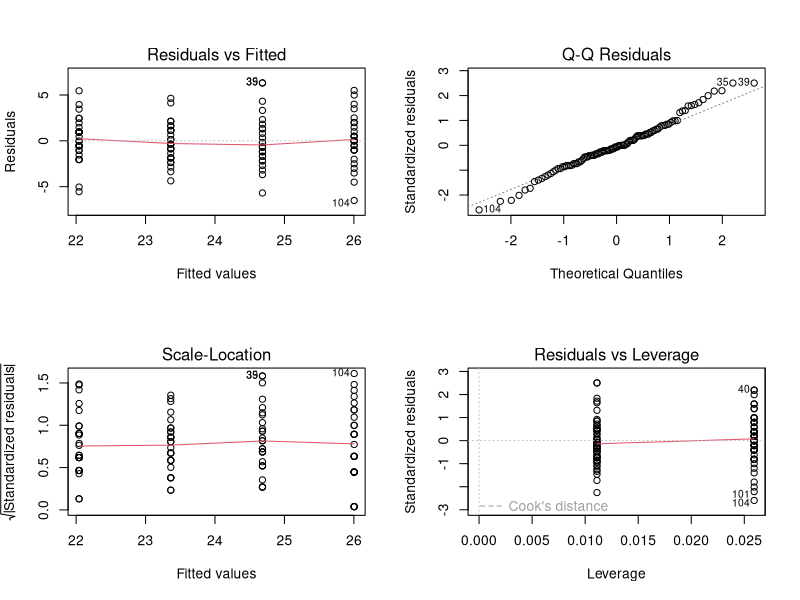
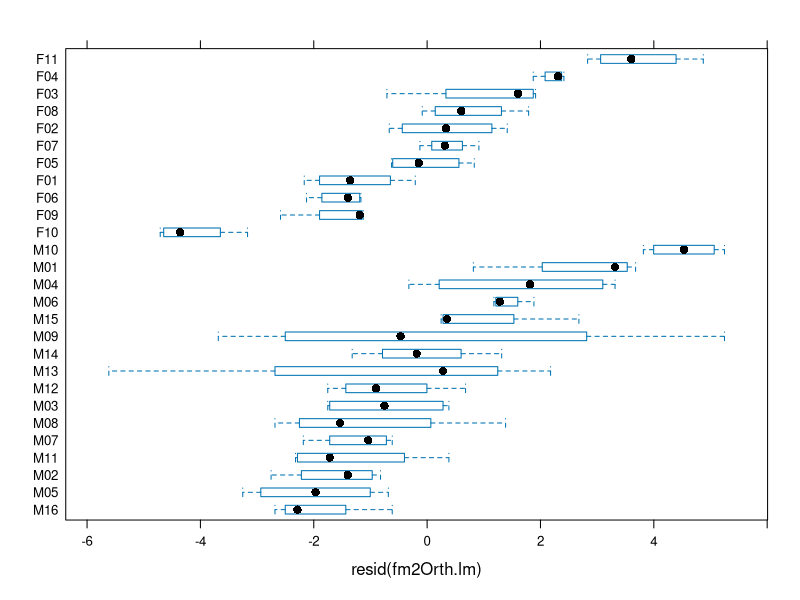
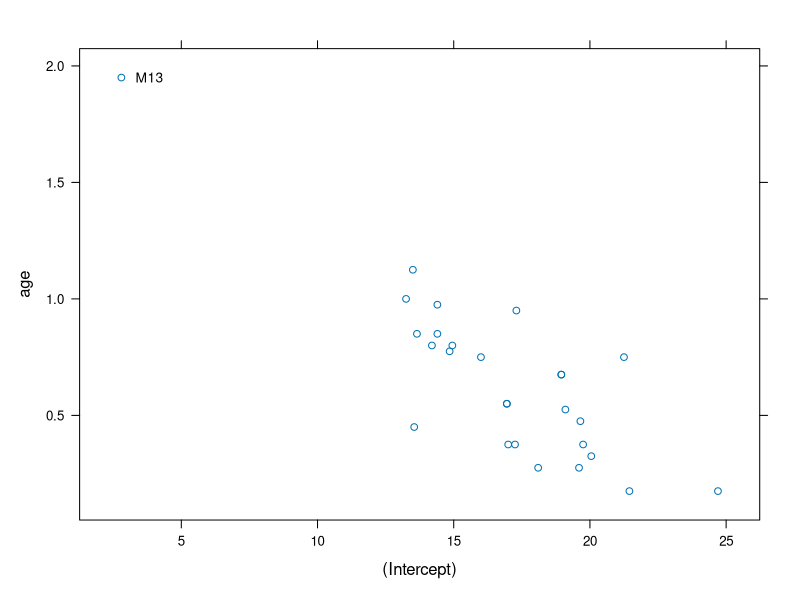
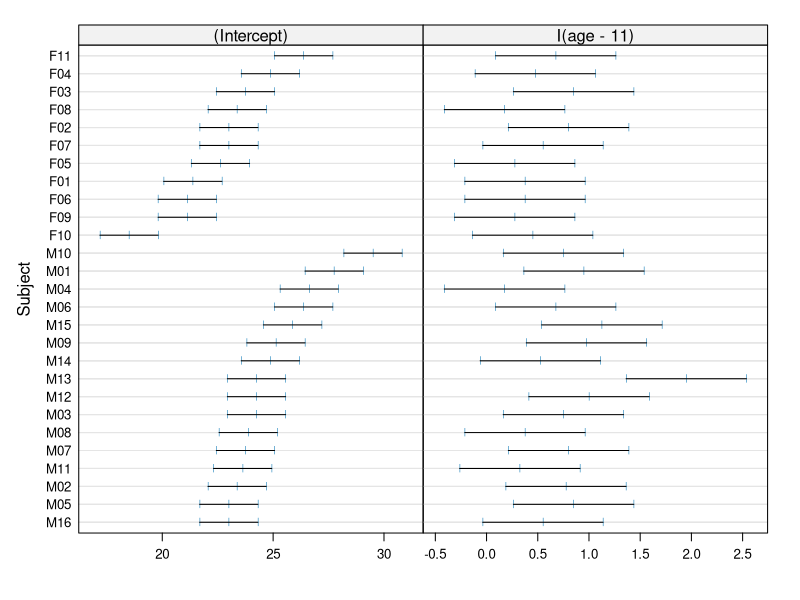
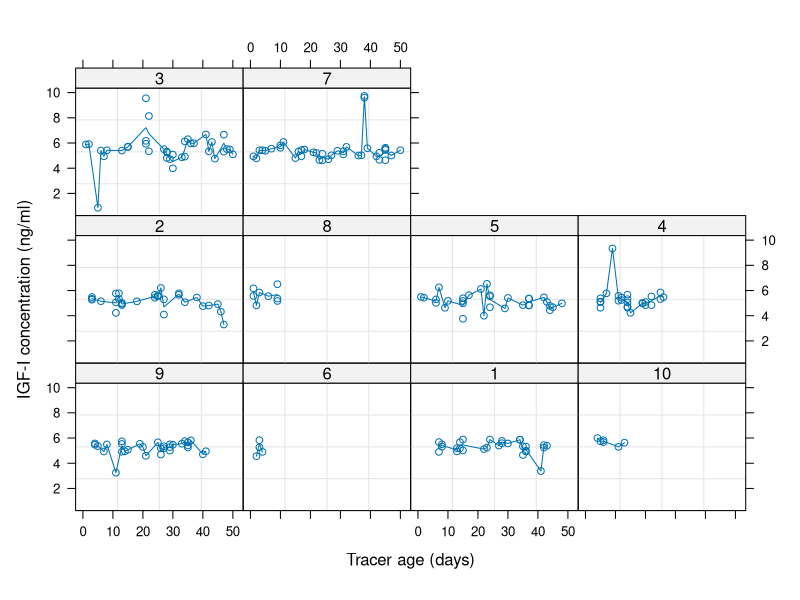
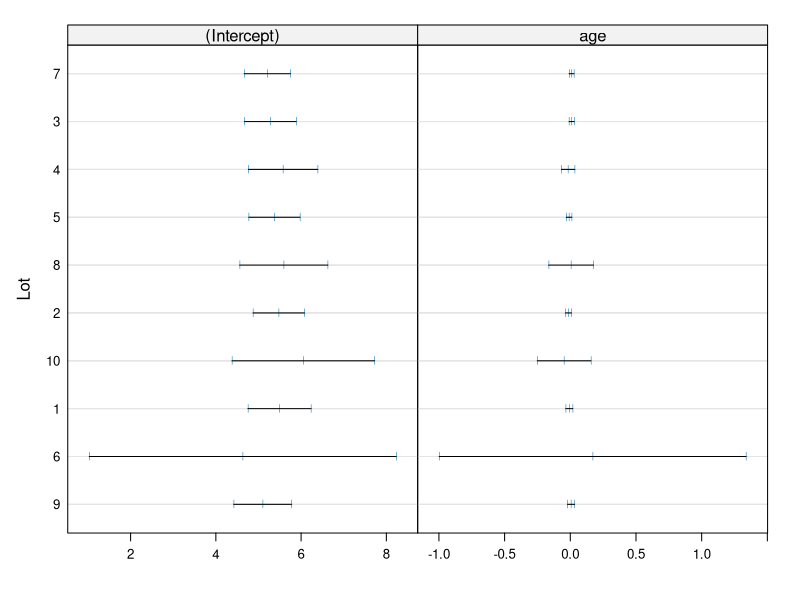
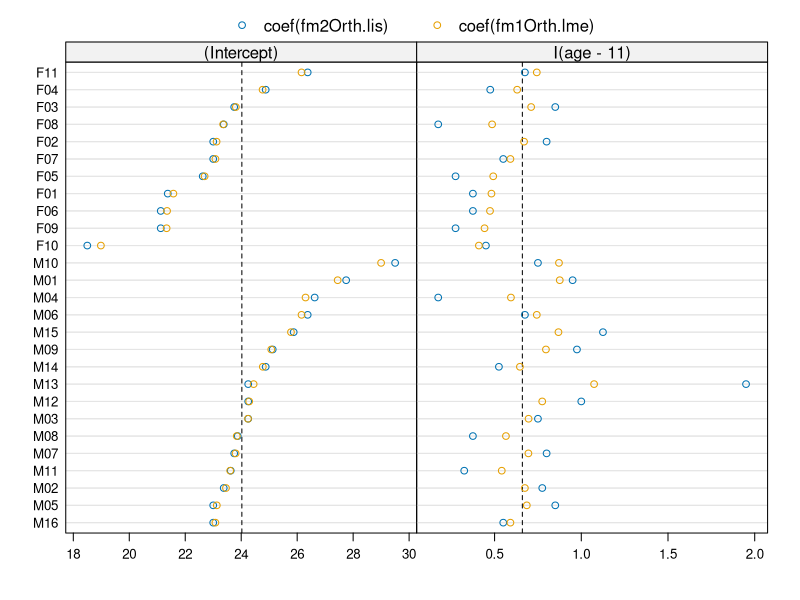
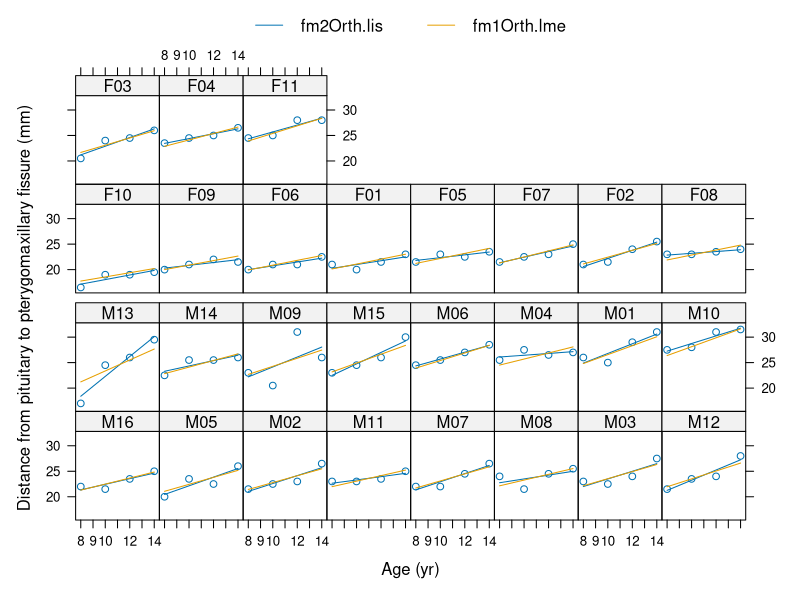

Reproduce these figures in R, in order.
#-*- R -*-

# initialization

library(nlme)
library(lattice)
options(width = 65, digits = 5)
options(contrasts = c(unordered = "contr.helmert", ordered = "contr.poly"))
pdf(file = 'ch04.pdf')

# Chapter 4    Fitting Linear Mixed-Effects Models

# 4.1 Fitting Linear Models in S with lm and lmList

fm1Orth.lm <- lm(distance ~ age, Orthodont)
fm1Orth.lm
par(mfrow=c(2,2))
plot(fm1Orth.lm)                               # Figure 4.1
fm2Orth.lm <- update(fm1Orth.lm, formula = distance ~ Sex*age)
summary(fm2Orth.lm)
fm3Orth.lm <- update(fm2Orth.lm, formula = . ~ . - Sex)
summary(fm3Orth.lm)
bwplot(getGroups(Orthodont)~resid(fm2Orth.lm)) # Figure 4.2
fm1Orth.lis <- lmList(distance ~ age | Subject, Orthodont)
getGroupsFormula(Orthodont)
fm1Orth.lis <- lmList(distance ~ age, Orthodont)
formula(Orthodont)
fm1Orth.lis <- lmList(Orthodont)
fm1Orth.lis
summary(fm1Orth.lis)
pairs(fm1Orth.lis, id = 0.01, adj = -0.5)      # Figure 4.3
fm2Orth.lis <- update(fm1Orth.lis, distance ~ I(age-11))
intervals(fm2Orth.lis)
plot(intervals(fm2Orth.lis))                   # Figure 4.5
IGF
plot(IGF)                                      # Figure 4.6
fm1IGF.lis <- lmList(IGF)
coef(fm1IGF.lis)
plot(intervals(fm1IGF.lis))                    # Figure 4.7
fm1IGF.lm <- lm(conc ~ age, data = IGF)
summary(fm1IGF.lm)

# 4.2 Fitting Linear Mixed-Effects Models with lme

fm1Orth.lme <- lme(distance ~ I(age-11), data = Orthodont,
                     random = ~ I(age-11) | Subject)
fm1Orth.lme <- lme(distance ~ I(age-11), data = Orthodont)
fm1Orth.lme <- lme(fm2Orth.lis)
fm1Orth.lme
fm2Orth.lme <- update(fm1Orth.lme, distance~Sex*I(age-11))
summary(fm2Orth.lme)
fitted(fm2Orth.lme, level = 0:1)
resid(fm2Orth.lme, level = 1)
resid(fm2Orth.lme, level = 1, type = "pearson")
newOrth <- data.frame(Subject = rep(c("M11","F03"), c(3, 3)),
                      Sex = rep(c("Male", "Female"), c(3, 3)),
                      age = rep(16:18, 2))
predict(fm2Orth.lme, newdata = newOrth)
predict(fm2Orth.lme, newdata = newOrth, level = 0:1)
fm2Orth.lmeM <- update(fm2Orth.lme, method = "ML")
summary(fm2Orth.lmeM)
compOrth <-
      compareFits(coef(fm2Orth.lis), coef(fm1Orth.lme))
compOrth

plot(compOrth, mark = fixef(fm1Orth.lme)) # Figure 4.8
## Figure 4.9
plot(comparePred(fm2Orth.lis, fm1Orth.lme, length.out = 2),
     layout = c(8,4), between = list(y = c(0, 0.5, 0)))
plot(compareFits(ranef(fm2Orth.lme), ranef(fm2Orth.lmeM)),
     mark = c(0, 0))
fm4Orth.lm <- lm(distance ~ Sex * I(age-11), Orthodont)
summary(fm4Orth.lm)
anova(fm2Orth.lme, fm4Orth.lm)
#fm1IGF.lme <- lme(fm1IGF.lis)
#fm1IGF.lme
#intervals(fm1IGF.lme)
#summary(fm1IGF.lme)
pd1 <- pdDiag(~ age)
pd1
formula(pd1)
#fm2IGF.lme <- update(fm1IGF.lme, random = pdDiag(~age))
(fm2IGF.lme <- lme(conc ~ age, IGF,
                   random = pdDiag(~age)))
#anova(fm1IGF.lme, fm2IGF.lme)
anova(fm2IGF.lme)
#update(fm1IGF.lme, random = list(Lot = pdDiag(~ age)))
pd2 <- pdDiag(value = diag(2), form = ~ age)
pd2
formula(pd2)
lme(conc ~ age, IGF, pdDiag(diag(2), ~age))
fm4OatsB <- lme(yield ~ nitro, data = Oats,
                 random =list(Block = pdCompSymm(~ Variety - 1)))
summary(fm4OatsB)
corMatrix(fm4OatsB$modelStruct$reStruct$Block)[1,2]
fm4OatsC <- lme(yield ~ nitro, data = Oats,
        random=list(Block=pdBlocked(list(pdIdent(~ 1),
                                         pdIdent(~ Variety-1)))))
summary(fm4OatsC)
## establishing the desired parameterization for contrasts
options(contrasts = c("contr.treatment", "contr.poly"))
fm1Assay <- lme(logDens ~ sample * dilut, Assay,
                random = pdBlocked(list(pdIdent(~ 1), pdIdent(~ sample - 1),
                pdIdent(~ dilut - 1))))
fm1Assay
anova(fm1Assay)
formula(Oxide)
fm1Oxide <- lme(Thickness ~ 1, Oxide)
fm1Oxide
intervals(fm1Oxide, which = "var-cov")
fm2Oxide <- update(fm1Oxide, random = ~ 1 | Lot)
anova(fm1Oxide, fm2Oxide)
coef(fm1Oxide, level = 1)
coef(fm1Oxide, level = 2)
ranef(fm1Oxide, level = 1:2)
fm1Wafer <- lme(current ~ voltage + I(voltage^2), data = Wafer,
                random = list(Wafer = pdDiag(~voltage + I(voltage^2)),
                Site = pdDiag(~voltage + I(voltage^2))))
summary(fm1Wafer)
fitted(fm1Wafer, level = 0)
resid(fm1Wafer, level = 1:2)
newWafer <-
    data.frame(Wafer = rep(1, 4), voltage = c(1, 1.5, 3, 3.5))
predict(fm1Wafer, newWafer, level = 0:1)
newWafer2 <- data.frame(Wafer = rep(1, 4), Site = rep(3, 4),
                        voltage = c(1, 1.5, 3, 3.5))
predict(fm1Wafer, newWafer2, level = 0:2)

# 4.3 Examining a Fitted Model

plot(fm2Orth.lme, Subject~resid(.), abline = 0)
plot(fm2Orth.lme, resid(., type = "p") ~ fitted(.) | Sex,
      id = 0.05, adj = -0.3)
fm3Orth.lme <-
  update(fm2Orth.lme, weights = varIdent(form = ~ 1 | Sex))
fm3Orth.lme
plot(fm3Orth.lme, distance ~ fitted(.),
      id = 0.05, adj = -0.3)
anova(fm2Orth.lme, fm3Orth.lme)
qqnorm(fm3Orth.lme, ~resid(.) | Sex)
plot(fm2IGF.lme, resid(., type = "p") ~ fitted(.) | Lot,
      layout = c(5,2))
qqnorm(fm2IGF.lme, ~ resid(.), id = 0.05, adj = -0.75)
plot(fm1Oxide)
qqnorm(fm1Oxide)
plot(fm1Wafer, resid(.) ~ voltage | Wafer)
plot(fm1Wafer, resid(.) ~ voltage | Wafer,
      panel = function(x, y, ...) {
                 panel.grid()
                 panel.xyplot(x, y)
                 panel.loess(x, y, lty = 2)
                 panel.abline(0, 0)
              })
with(Wafer,
     coef(lm(resid(fm1Wafer) ~ cos(4.19*voltage)+sin(4.19*voltage)-1)))
nls(resid(fm1Wafer) ~ b3*cos(w*voltage) + b4*sin(w*voltage), Wafer,
      start = list(b3 = -0.0519, b4 = 0.1304, w = 4.19))
fm2Wafer <- update(fm1Wafer,
      . ~ . + cos(4.5679*voltage) + sin(4.5679*voltage),
      random = list(Wafer=pdDiag(~voltage+I(voltage^2)),
             Site=pdDiag(~voltage+I(voltage^2))))
summary(fm2Wafer)
intervals(fm2Wafer)
qqnorm(fm2Wafer)
qqnorm(fm2Orth.lme, ~ranef(.), id = 0.10, cex = 0.7)
pairs(fm2Orth.lme, ~ranef(.) | Sex,
      id = ~ Subject == "M13", adj = -0.3)
fm2IGF.lme
c(0.00031074, 0.0053722)/abs(fixef(fm2IGF.lme))
fm3IGF.lme <- update(fm2IGF.lme, random = ~ age - 1)
anova(fm2IGF.lme, fm3IGF.lme)
qqnorm(fm1Oxide, ~ranef(., level = 1), id=0.10)
qqnorm(fm1Oxide, ~ranef(., level = 2), id=0.10)
#fm3Wafer <- update(fm2Wafer,
#              random = list(Wafer = ~voltage+I(voltage^2),
#                            Site = pdDiag(~voltage+I(voltage^2))),
#                   control = list(msVerbose = TRUE, msMaxIter = 200)
#                   )
#fm3Wafer
#anova(fm2Wafer, fm3Wafer)
#fm4Wafer <- update(fm2Wafer,
#                   random = list(Wafer = ~ voltage + I(voltage^2),
#                   Site = pdBlocked(list(~1,
#                   ~voltage+I(voltage^2) - 1))),
#                   control = list(msVerbose = TRUE,
#                   msMaxIter = 200))
#fm4Wafer
#anova(fm3Wafer, fm4Wafer)
#qqnorm(fm4Wafer, ~ranef(., level = 2), id = 0.05,
#        cex = 0.7, layout = c(3, 1))

# The next line is not in the book but is needed to get fm1Machine

fm1Machine <-
  lme(score ~ Machine, data = Machines, random = ~ 1 | Worker)

(fm3Machine <- update(fm1Machine, random = ~Machine-1|Worker))

# cleanup

proc.time()

